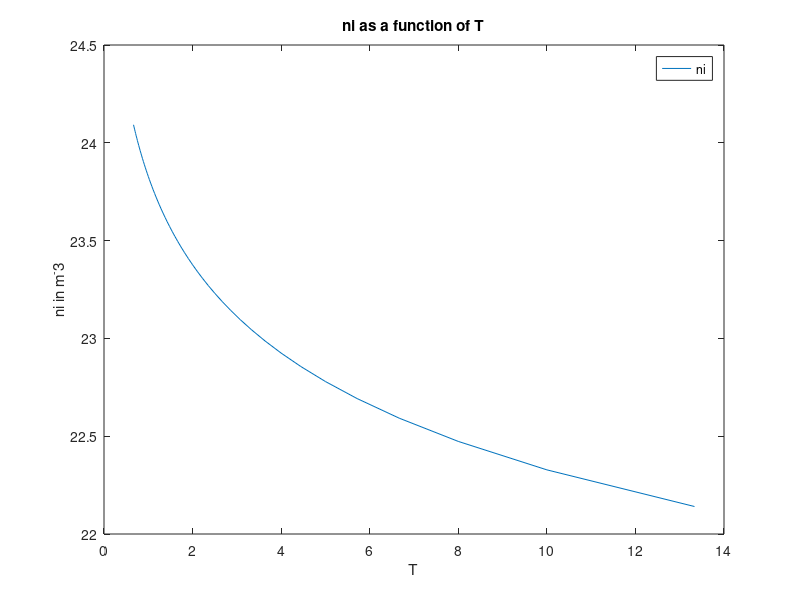

Write the MATLAB code that produced this figure.
m = 9.1.*10.^(-31);
k = 1.38.*10.^(-23);
T = 75:25:1500
h = (6.62.*10.^(-34));
Eg = 1.868.*10.^(-19)-(7.578.*10.^(-23).*T.^2)./(636+T)
PhiM = 8.*10.^(-19);
Na = (10.^(23));
e0 = 8.854.*10.^(-12);
Ks = 11.7;
x = 6.49.*10.^(-19);
q = 1.6.*10.^(-19);
tox = 2.*10.^(-9);
sNcNv = 2.*((2.*pi.*k.*T./(h.^2)).^1.5).*((1.1.*m.*.5.*m).^(3./4))
ni = log10(sNcNv.*exp(-Eg/(2.*k.*T)))
PhiF = (k.*T).*log(Na./ni)
PhiS = abs(x+(Eg./2)+PhiF)
Vth = (abs(PhiM-PhiS)./q)+2.*PhiF./q+sqrt(4.*q.*tox.*Na.*PhiF./(Ks.*e0));
plot(1000./T,ni)
xlabel('T')
ylabel('ni in m^-3')
title('ni as a function of T')
legend('ni')
